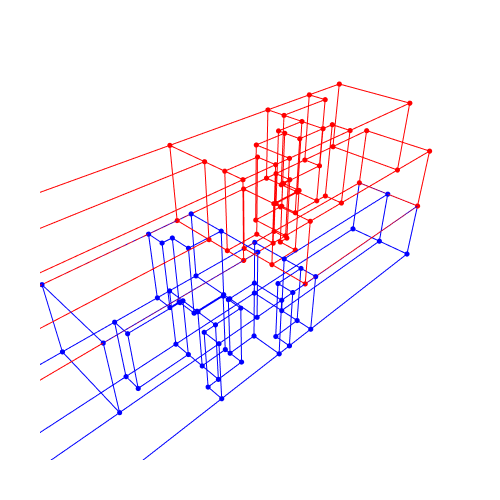

The notebook cell saved with this chart:
### Markdown cell above
## 3.3. Show the graph

### Code cell
Topology.Show(primal01, primal02,
              vertexSizeKey="size",
              vertexColorKey="color",
              edgeWidthKey="width",
              edgeColorKey="color",
              faceOpacity=0.3,
              backgroundColor="white",
              width=500,
              height=500,
              renderer=renderer)

### Figure 1 — Plotly figure (JSON) as saved in the notebook; plotly's stock layout.template omitted (floating-point values rounded to 4 significant figures; data arrays with more than 128 entries replaced by an {"elided": "..."} marker saying what was removed)
{"data": [{"hoverinfo": "text", "hovertext": [], "legendgroup": "2", "legendrank": 2, "line": {"color": "#0000FF", "dash": "solid", "width": 2}, "marker": {"color": "#0000FF", "size": 0.5, "symbol": "circle"}, "mode": "markers+lines", "name": "1: Untitled Graph (Edges)", "showlegend": false, "text": [], "type": "scatter3d", "x": {"elided": "369 float values"}, "y": {"elided": "369 float values"}, "z": {"elided": "369 int values"}}, {"customdata": ["", "", "", "", "", "", "", "", "", "", "", "", "", "", "", "", "", "", "", "", "", "", "", "", "", "", "", "", "", "", "", "", "", "", "", "", "", "", "", "", "", "", "", "", "", "", "", "", "", "", "", "", "", "", "", "", "", "", "", "", "", "", "", "", "", "", "", "", ""], "hoverinfo": "text", "hovertemplate": ["Click ", "Click ", "Click ", "Click ", "Click ", "Click ", "Click ", "Click ", "Click ", "Click ", "Click ", "Click ", "Click ", "Click ", "Click ", "Click ", "Click ", "Click ", "Click ", "Click ", "Click ", "Click ", "Click ", "Click ", "Click ", "Click ", "Click ", "Click ", "Click ", "Click ", "Click ", "Click ", "Click ", "Click ", "Click ", "Click ", "Click ", "Click ", "Click ", "Click ", "Click ", "Click ", "Click ", "Click ", "Click ", "Click ", "Click ", "Click ", "Click ", "Click ", "Click ", "Click ", "Click ", "Click ", "Click ", "Click ", "Click ", "Click ", "Click ", "Click ", "Click ", "Click ", "Click ", "Click ", "Click ", "Click ", "Click ", "Click ", "Click "], "hovertext": ["", "", "", "", "", "", "", "", "", "", "", "", "", "", "", "", "", "", "", "", "", "", "", "", "", "", "", "", "", "", "", "", "", "", "", "", "", "", "", "", "", "", "", "", "", "", "", "", "", "", "", "", "", "", "", "", "", "", "", "", "", "", "", "", "", "", "", "", ""], "legendgroup": "1", "legendrank": 1, "marker": {"color": ["#0000FF", "#0000FF", "#0000FF", "#0000FF", "#0000FF", "#0000FF", "#0000FF", "#0000FF", "#0000FF", "#0000FF", "#0000FF", "#0000FF", "#0000FF", "#0000FF", "#0000FF", "#0000FF", "#0000FF", "#0000FF", "#0000FF", "#0000FF", "#0000FF", "#0000FF", "#0000FF", "#0000FF", "#0000FF", "#0000FF", "#0000FF", "#0000FF", "#0000FF", "#0000FF", "#0000FF", "#0000FF", "#0000FF", "#0000FF", "#0000FF", "#0000FF", "#0000FF", "#0000FF", "#0000FF", "#0000FF", "#0000FF", "#0000FF", "#0000FF", "#0000FF", "#0000FF", "#0000FF", "#0000FF", "#0000FF", "#0000FF", "#0000FF", "#0000FF", "#0000FF", "#0000FF", "#0000FF", "#0000FF", "#0000FF", "#0000FF", "#0000FF", "#0000FF", "#0000FF", "#0000FF", "#0000FF", "#0000FF", "#0000FF", "#0000FF", "#0000FF", "#0000FF", "#0000FF", "#0000FF"], "line": {"width": 0}, "opacity": 1, "size": [6, 6, 6, 6, 6, 6, 6, 6, 6, 6, 6, 6, 6, 6, 6, 6, 6, 6, 6, 6, 6, 6, 6, 6, 6, 6, 6, 6, 6, 6, 6, 6, 6, 6, 6, 6, 6, 6, 6, 6, 6, 6, 6, 6, 6, 6, 6, 6, 6, 6, 6, 6, 6, 6, 6, 6, 6, 6, 6, 6, 6, 6, 6, 6, 6, 6, 6, 6, 6], "sizemode": "diameter", "symbol": "circle"}, "mode": "markers", "name": "1: Untitled Graph (Vertices)", "showlegend": false, "text": ["", "", "", "", "", "", "", "", "", "", "", "", "", "", "", "", "", "", "", "", "", "", "", "", "", "", "", "", "", "", "", "", "", "", "", "", "", "", "", "", "", "", "", "", "", "", "", "", "", "", "", "", "", "", "", "", "", "", "", "", "", "", "", "", "", "", "", "", ""], "type": "scatter3d", "x": [2581.0, 2594.0, 2581.0, 2580.0, 2580.0, 2576.0, 2582.0, 2582.0, 2584.0, 2576.0, 2576.0, 2581.0, 2585.0, 2584.0, 2586.0, 2582.0, 2582.0, 2582.0, 2586.0, 2582.0, 2585.0, 2582.0, 2581.0, 2582.0, 2594.0, 2586.0, 2581.0, 2582.0, 2582.0, 2581.0, 2584.0, 2581.0, 2586.0, 2594.0, 2581.0, 2581.0, 2585.0, 2586.0, 2594.0, 2594.0, 2594.0, 2586.0, 2584.0, 2585.0, 2581.0, 2581.0, 2582.0, 2581.0, 2579.0, 2579.0, 2581.0, 2581.0, 2581.0, 2582.0, 2576.0, 2581.0, 2586.0, 2586.0, 2574.0, 2581.0, 2579.0, 2574.0, 2580.0, 2579.0, 2574.0, 2574.0, 2580.0, 2582.0, 2581.0], "y": [1071.0, 1068.0, 1069.0, 1071.0, 1070.0, 1071.0, 1069.0, 1069.0, 1068.0, 1068.0, 1071.0, 1071.0, 1068.0, 1069.0, 1069.0, 1069.0, 1068.0, 1068.0, 1071.0, 1070.0, 1068.0, 1070.0, 1068.0, 1068.0, 1068.0, 1068.0, 1068.0, 1069.0, 1069.0, 1068.0, 1068.0, 1068.0, 1068.0, 1069.0, 1070.0, 1068.0, 1068.0, 1068.0, 1071.0, 1071.0, 1069.0, 1069.0, 1069.0, 1068.0, 1070.0, 1068.0, 1068.0, 1069.0, 1071.0, 1070.0, 1070.0, 1070.0, 1070.0, 1071.0, 1068.0, 1070.0, 1068.0, 1071.0, 1068.0, 1070.0, 1070.0, 1071.0, 1070.0, 1071.0, 1068.0, 1071.0, 1071.0, 1071.0, 1070.0], "z": [3, 3, 0, 6, 6, 6, 0, 0, 0, 6, 3, 0, 0, 0, 3, 3, 3, 3, 3, 6, 3, 3, 3, 6, 0, 0, 3, 3, 3, 3, 3, 0, 0, 0, 0, 0, 3, 3, 0, 3, 3, 0, 3, 0, 3, 0, 0, 3, 3, 3, 3, 3, 3, 3, 3, 6, 3, 0, 3, 6, 0, 0, 3, 0, 0, 3, 3, 6, 3]}, {"hoverinfo": "text", "hovertext": [], "legendgroup": "6", "legendrank": 6, "line": {"color": "#FF0000", "dash": "solid", "width": 2}, "marker": {"color": "#FF0000", "size": 0.5, "symbol": "circle"}, "mode": "markers+lines", "name": "2: Untitled Graph (Edges)", "showlegend": false, "text": [], "type": "scatter3d", "x": {"elided": "369 float values"}, "y": {"elided": "369 float values"}, "z": {"elided": "369 int values"}}, {"customdata": ["", "", "", "", "", "", "", "", "", "", "", "", "", "", "", "", "", "", "", "", "", "", "", "", "", "", "", "", "", "", "", "", "", "", "", "", "", "", "", "", "", "", "", "", "", "", "", "", "", "", "", "", "", "", "", "", "", "", "", "", "", "", "", "", "", "", "", "", ""], "hoverinfo": "text", "hovertemplate": ["Click ", "Click ", "Click ", "Click ", "Click ", "Click ", "Click ", "Click ", "Click ", "Click ", "Click ", "Click ", "Click ", "Click ", "Click ", "Click ", "Click ", "Click ", "Click ", "Click ", "Click ", "Click ", "Click ", "Click ", "Click ", "Click ", "Click ", "Click ", "Click ", "Click ", "Click ", "Click ", "Click ", "Click ", "Click ", "Click ", "Click ", "Click ", "Click ", "Click ", "Click ", "Click ", "Click ", "Click ", "Click ", "Click ", "Click ", "Click ", "Click ", "Click ", "Click ", "Click ", "Click ", "Click ", "Click ", "Click ", "Click ", "Click ", "Click ", "Click ", "Click ", "Click ", "Click ", "Click ", "Click ", "Click ", "Click ", "Click ", "Click "], "hovertext": ["", "", "", "", "", "", "", "", "", "", "", "", "", "", "", "", "", "", "", "", "", "", "", "", "", "", "", "", "", "", "", "", "", "", "", "", "", "", "", "", "", "", "", "", "", "", "", "", "", "", "", "", "", "", "", "", "", "", "", "", "", "", "", "", "", "", "", "", ""], "legendgroup": "5", "legendrank": 5, "marker": {"color": ["#FF0000", "#FF0000", "#FF0000", "#FF0000", "#FF0000", "#FF0000", "#FF0000", "#FF0000", "#FF0000", "#FF0000", "#FF0000", "#FF0000", "#FF0000", "#FF0000", "#FF0000", "#FF0000", "#FF0000", "#FF0000", "#FF0000", "#FF0000", "#FF0000", "#FF0000", "#FF0000", "#FF0000", "#FF0000", "#FF0000", "#FF0000", "#FF0000", "#FF0000", "#FF0000", "#FF0000", "#FF0000", "#FF0000", "#FF0000", "#FF0000", "#FF0000", "#FF0000", "#FF0000", "#FF0000", "#FF0000", "#FF0000", "#FF0000", "#FF0000", "#FF0000", "#FF0000", "#FF0000", "#FF0000", "#FF0000", "#FF0000", "#FF0000", "#FF0000", "#FF0000", "#FF0000", "#FF0000", "#FF0000", "#FF0000", "#FF0000", "#FF0000", "#FF0000", "#FF0000", "#FF0000", "#FF0000", "#FF0000", "#FF0000", "#FF0000", "#FF0000", "#FF0000", "#FF0000", "#FF0000"], "line": {"width": 0}, "opacity": 1, "size": [6, 6, 6, 6, 6, 6, 6, 6, 6, 6, 6, 6, 6, 6, 6, 6, 6, 6, 6, 6, 6, 6, 6, 6, 6, 6, 6, 6, 6, 6, 6, 6, 6, 6, 6, 6, 6, 6, 6, 6, 6, 6, 6, 6, 6, 6, 6, 6, 6, 6, 6, 6, 6, 6, 6, 6, 6, 6, 6, 6, 6, 6, 6, 6, 6, 6, 6, 6, 6], "sizemode": "diameter", "symbol": "circle"}, "mode": "markers", "name": "2: Untitled Graph (Vertices)", "showlegend": false, "text": ["", "", "", "", "", "", "", "", "", "", "", "", "", "", "", "", "", "", "", "", "", "", "", "", "", "", "", "", "", "", "", "", "", "", "", "", "", "", "", "", "", "", "", "", "", "", "", "", "", "", "", "", "", "", "", "", "", "", "", "", "", "", "", "", "", "", "", "", ""], "type": "scatter3d", "x": [2587.0, 2583.0, 2587.0, 2589.0, 2574.0, 2574.0, 2585.0, 2587.0, 2585.0, 2585.0, 2585.0, 2585.0, 2574.0, 2584.0, 2583.0, 2587.0, 2587.0, 2591.0, 2585.0, 2594.0, 2594.0, 2594.0, 2594.0, 2587.0, 2587.0, 2587.0, 2587.0, 2585.0, 2585.0, 2587.0, 2584.0, 2582.0, 2587.0, 2583.0, 2582.0, 2587.0, 2582.0, 2582.0, 2585.0, 2587.0, 2587.0, 2587.0, 2574.0, 2587.0, 2587.0, 2583.0, 2585.0, 2582.0, 2574.0, 2584.0, 2587.0, 2585.0, 2582.0, 2585.0, 2591.0, 2584.0, 2582.0, 2574.0, 2587.0, 2587.0, 2582.0, 2589.0, 2587.0, 2589.0, 2589.0, 2591.0, 2587.0, 2591.0, 2585.0], "y": [1070.0, 1068.0, 1068.0, 1071.0, 1069.0, 1068.0, 1071.0, 1069.0, 1069.0, 1070.0, 1069.0, 1069.0, 1069.0, 1069.0, 1068.0, 1070.0, 1070.0, 1071.0, 1068.0, 1068.0, 1068.0, 1071.0, 1071.0, 1070.0, 1070.0, 1068.0, 1068.0, 1071.0, 1069.0, 1070.0, 1068.0, 1068.0, 1068.0, 1068.0, 1069.0, 1070.0, 1068.0, 1071.0, 1069.0, 1069.0, 1070.0, 1071.0, 1068.0, 1070.0, 1070.0, 1068.0, 1070.0, 1068.0, 1071.0, 1069.0, 1071.0, 1068.0, 1071.0, 1068.0, 1068.0, 1068.0, 1068.0, 1071.0, 1068.0, 1071.0, 1069.0, 1070.0, 1071.0, 1071.0, 1070.0, 1071.0, 1068.0, 1068.0, 1068.0], "z": [6, 6, 6, 6, 6, 9, 6, 6, 6, 6, 6, 9, 9, 9, 9, 6, 3, 6, 6, 3, 6, 3, 6, 6, 6, 9, 9, 3, 9, 3, 6, 6, 6, 6, 6, 9, 9, 9, 6, 9, 6, 6, 6, 6, 3, 9, 3, 6, 9, 6, 3, 6, 6, 3, 6, 9, 9, 6, 6, 9, 9, 6, 6, 9, 9, 9, 9, 9, 9]}], "layout": {"autosize": true, "height": 500, "margin": {"b": 40, "l": 40, "r": 40, "t": 40}, "paper_bgcolor": "#FFFFFF", "plot_bgcolor": "#FFFFFF", "scene": {"aspectmode": "data", "camera": {"center": {"x": 0, "y": 0, "z": 0}, "eye": {"x": -1.25, "y": -1.25, "z": 1.25}, "projection": {"type": "perspective"}, "up": {"x": 0, "y": 0, "z": 1}}, "xaxis": {"visible": false}, "yaxis": {"visible": false}, "zaxis": {"visible": false}}, "showlegend": true, "width": 500, "xaxis": {"showgrid": false, "visible": false, "zeroline": false}, "yaxis": {"showgrid": false, "visible": false, "zeroline": false}}}
